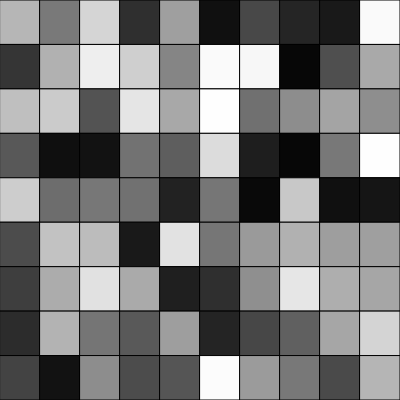
Frame 1 (no input)
Frame 60 (no input): identical to frame 1, image omitted
Frame 120 (the mouse pressed at the canvas centre since frame 60): identical to frame 1, image omitted

The p5.js sketch that drew this single still picture (run headless with seeded random() and noise() and a simulated clock; from frame 60 on, the mouse is pressed at the canvas centre):

// p5.js sketch
// ── sketch.js
var cols = 10;
var rows = 9;
var gridX;
var gridY;

var colors = [];

//creating the 2D Array
function make2Darray(cols, rows) {
  var arr = new Array(cols);
  for (let i = 0; i < arr.length; i++) {
    arr[i] = new Array(rows);
  }
  return arr;
}

function setup() {
  createCanvas(400, 400);
  gridX = width / cols;
  gridY = height / rows;

  colors = make2Darray(cols, rows);
  for (let i = 0; i < cols; i++) {
    for (let j = 0; j < rows; j++) {
      colors[i][j] = random(255);
    }
  }
}

function draw() {
  background(220);

  for (let i = 0; i < cols; i++) {
    for (let j = 0; j < rows; j++) {
      var x = i * gridX;
      var y = j * gridY;
      fill(colors[i][j]);
      stroke(0);
      rect(x, y, gridX, gridY);
    }
  }
}
